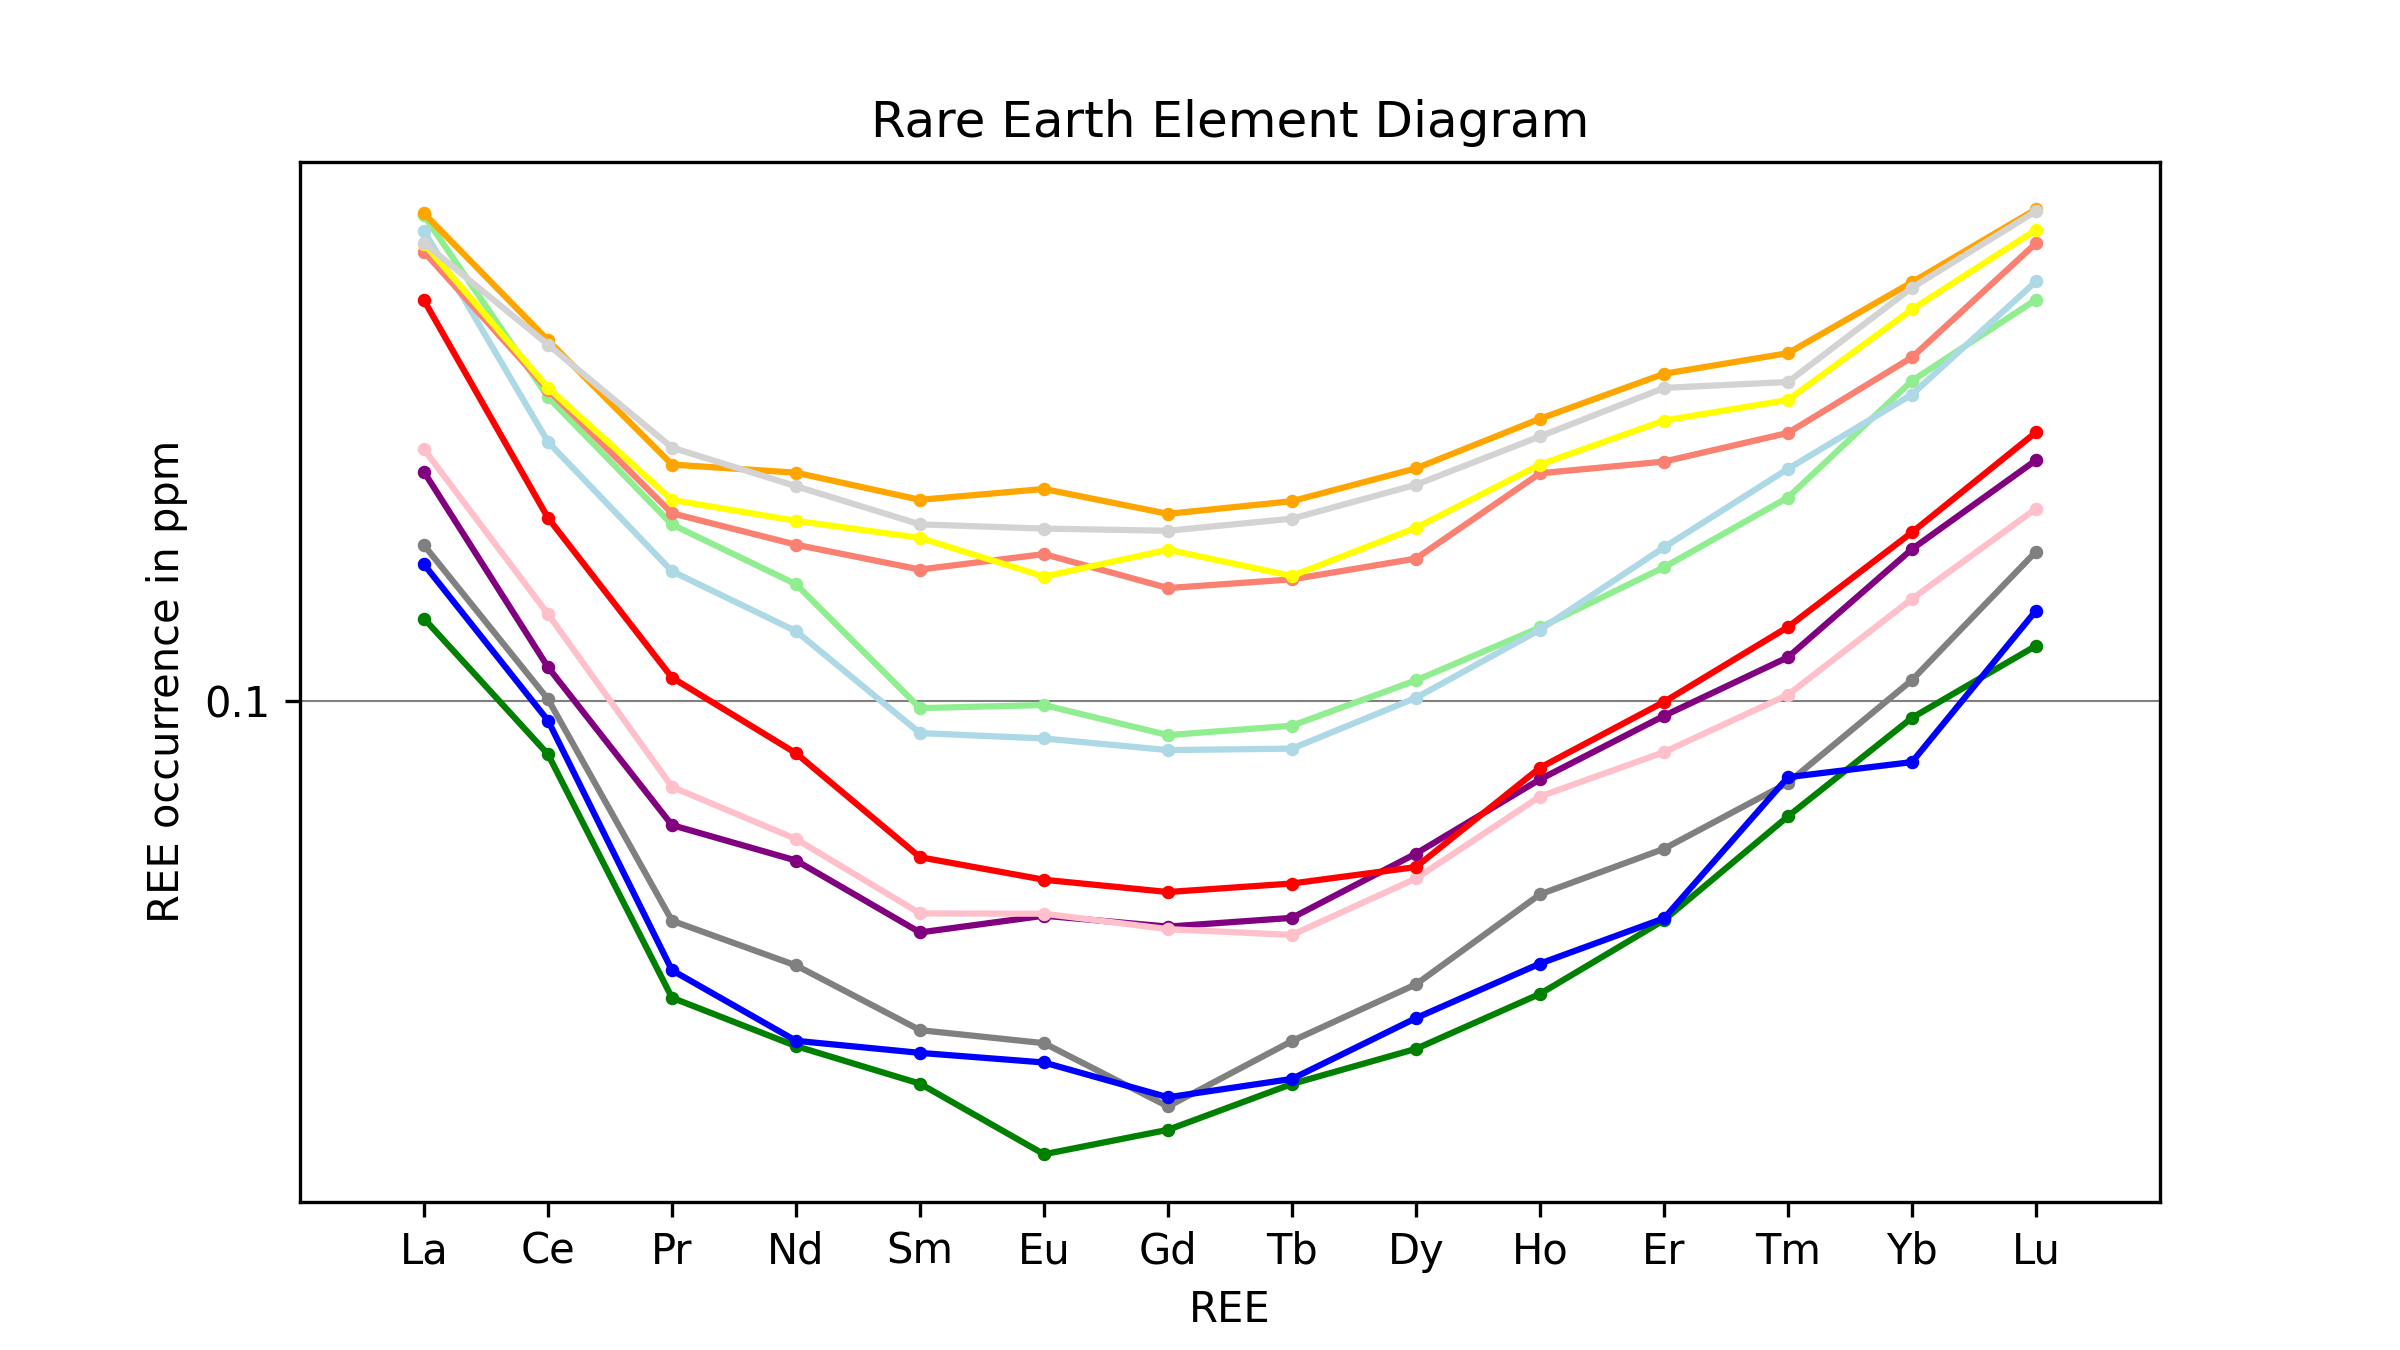

Reproduce this figure in Python.
import matplotlib.pyplot as plt
import matplotlib.ticker as ticker
import numpy as np
from openpyxl import load_workbook
from helpful_functions import get_row_values, get_row_string_values

# izu-bonin boninites
workbook_ree_spidergram = load_workbook(
    filename="G:/My Drive/PycharmProjects/coding101/matplotlip_petro/magmatic/ree_spidergram.xlsx"
)
worksheet_ree = workbook_ree_spidergram["ree"]

list_all_rows = get_row_values(worksheet_ree, 4, 15)
list_x_axis = get_row_string_values(worksheet_ree, 1)

# Create a dictionary to map the string labels to numerical indices
label_to_index = {label: index for index, label in enumerate(list_x_axis)}

# Get the numerical indices for each label in the data
list_x_indices = [label_to_index[label] for label in list_x_axis]

# diagram plotter
plt.figure(figsize=(8, 4.5))

plt.axhline(y=0.1, color='grey', linestyle='-', linewidth=0.5, zorder=1)

AVAILABLE_COLORS = [
    "lightgreen",
    "lightblue",
    "salmon",
    "yellow",
    "orange",
    "purple",
    "lightgrey",
    "green",
    "grey",
    "blue",
    "pink",
    "red",
    "cyan",
    "magenta"
]

color_index = 0
for each_list in list_all_rows:
    plt.plot(list_x_axis, each_list, color=AVAILABLE_COLORS[color_index], zorder=2)
    plt.scatter(list_x_axis, each_list, color=AVAILABLE_COLORS[color_index], s=5, zorder=2)

    color_index += 1


plt.xlabel('REE')
plt.ylabel('REE occurrence in ppm')
plt.title('Rare Earth Element Diagram')

plt.xlim(-1, len(list_x_axis))
# plt.ylim(0, 0.5)

# Set the y-axis scale to logarithmic
plt.yscale('log')

# Set custom tick labels for logarithmic y-axis
y_ticks = [0.01, 0.1, 1, 10, 100, 1000]
y_tick_labels = ['0.01', '0.1', '1', '10', '100', '1000']
plt.gca().yaxis.set_major_locator(ticker.FixedLocator(y_ticks))
plt.gca().yaxis.set_major_formatter(ticker.FixedFormatter(y_tick_labels))
plt.gca().yaxis.set_minor_locator(ticker.NullLocator())

# plt.legend()
plt.savefig('ree_diagram.png', dpi=300)
plt.show()


# hochgestellt: \xb
# tiefgestellt: \u208
